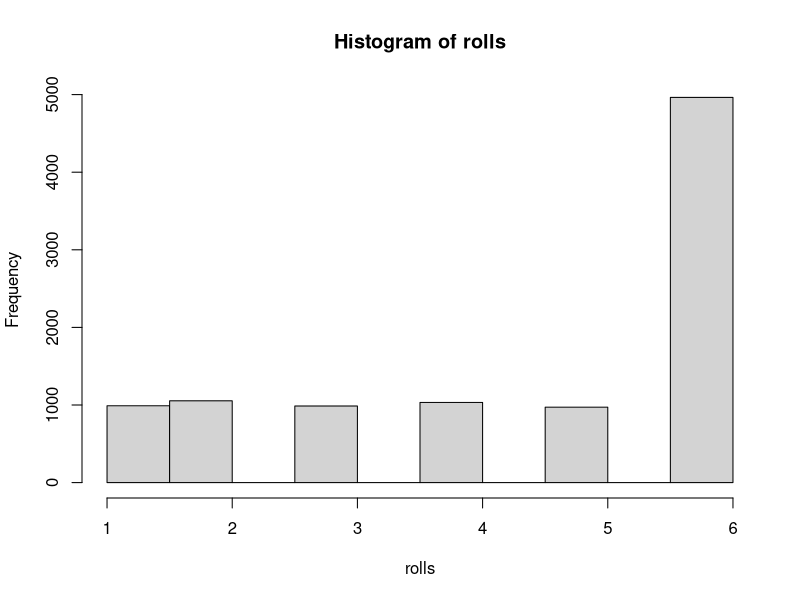
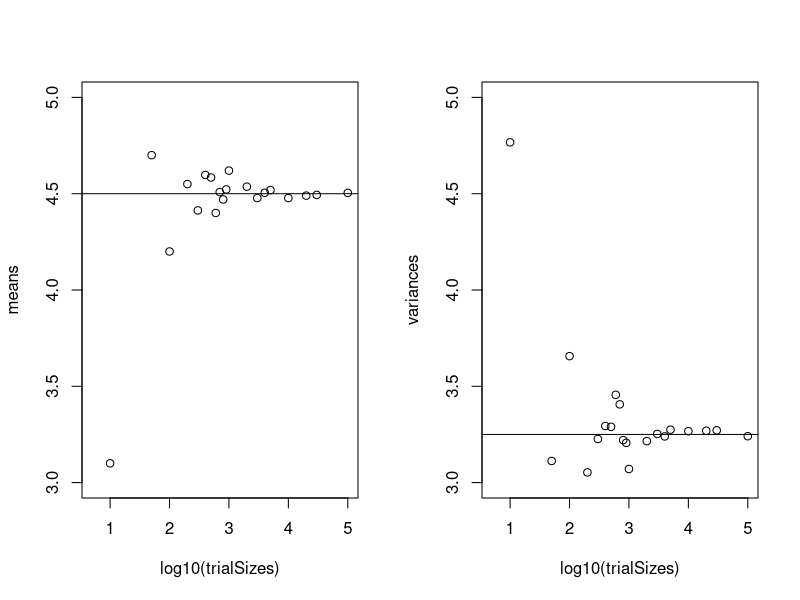

Source code (R) for these figures, in order:
## ---- chunk 1
knitr::opts_chunk$set(echo = TRUE)
rm(list=ls())
## ---- chunk 2
mean = (1 * .1) + (2 * .1) + (3 * .1) + (4 * .1) + (5 * .1) + (6 * .5)
mean
## ---- chunk 3
var = .1 * (1 - 4.5)^2 + .1 * (2-4.5)^2 + .1 * (3-4.5)^2 + .1 * (4 - 4.5)^2 + .1 * (5 - 4.5)^2 + .5 *(6  - 4.5)^2
var
## ---- chunk 4
outcomes <- 1:6
weights <- c(.1, .1, .1, .1, .1, .5)
rollDie <- function(n) {
rolls <- sample(outcomes, n, TRUE, weights)
return(rolls)
}

rolls <- rollDie(10000)
## ---- chunk 5
hist(rolls)
## ---- chunk 6
# 1. Setup
outcomes <- 1:6
weights <- c(.1, .1, .1, .1, .1, .5)
trialSizes <- c(5, 10, 50, 100, 200, 300, 400 , 500, 600, 700, 800, 900, 1000, 2000, 3000, 4000, 5000, 10000, 20000, 30000, 100000)

# Calculate Theoretical Values
theoretical_mean <- sum(outcomes * weights)
theoretical_var <- sum((outcomes - theoretical_mean)^2 * weights)

means <- vector(mode = "double", length = length(trialSizes))
vars <- vector(mode = "double", length = length(trialSizes))

# 2. Simulation (Vectorized)
for (i in 1:length(trialSizes)) {
  rolls <- sample(outcomes, size = trialSizes[i], replace = TRUE, prob = weights)
  means[i] <- mean(rolls)
  vars[i] <- var(rolls)
}

# 3. Plotting
# Set up a side-by-side plot layout
par(mfrow = c(1, 2))

# Left Plot: Means
plot(log10(trialSizes), means, ylim = c(3, 5), xlab = "log10(trialSizes)", ylab = "means")
abline(h = theoretical_mean) # Adds the horizontal reference line
# Right Plot: Variances
plot(log10(trialSizes), vars, ylim = c(3, 5), xlab = "log10(trialSizes)", ylab = "variances")
abline(h = theoretical_var) # Adds the horizontal reference line
